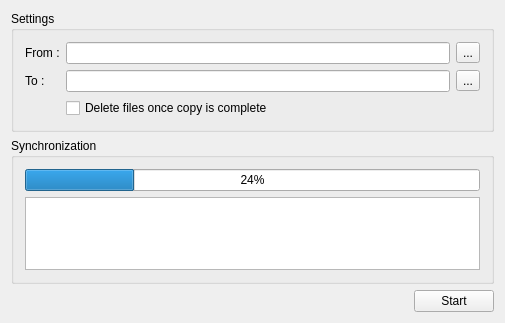
<?xml version="1.0" encoding="UTF-8"?>
<ui version="4.0">
 <class>PhotoSyncClass</class>
 <widget class="QMainWindow" name="PhotoSyncClass">
  <property name="geometry">
   <rect>
    <x>0</x>
    <y>0</y>
    <width>505</width>
    <height>323</height>
   </rect>
  </property>
  <property name="windowTitle">
   <string>PhotoSync</string>
  </property>
  <property name="windowIcon">
   <iconset>
    <normaloff>:/PhotoSync/PhotoSync.png</normaloff>:/PhotoSync/PhotoSync.png</iconset>
  </property>
  <widget class="QWidget" name="centralWidget">
   <layout class="QGridLayout" name="mainLayout">
    <item row="0" column="0">
     <widget class="QGroupBox" name="SettingsBox">
      <property name="title">
       <string>Settings</string>
      </property>
      <layout class="QGridLayout" name="settingsLayout">
       <item row="1" column="0">
        <widget class="QLabel" name="exportLabel">
         <property name="text">
          <string>To :</string>
         </property>
        </widget>
       </item>
       <item row="0" column="1">
        <widget class="QLineEdit" name="importEdit"/>
       </item>
       <item row="1" column="2">
        <widget class="QToolButton" name="exportToolButton">
         <property name="text">
          <string>...</string>
         </property>
        </widget>
       </item>
       <item row="0" column="2">
        <widget class="QToolButton" name="importToolButton">
         <property name="text">
          <string>...</string>
         </property>
        </widget>
       </item>
       <item row="0" column="0">
        <widget class="QLabel" name="importLabel">
         <property name="text">
          <string>From :</string>
         </property>
        </widget>
       </item>
       <item row="1" column="1">
        <widget class="QLineEdit" name="exportEdit"/>
       </item>
       <item row="2" column="1">
        <widget class="QCheckBox" name="deleteCheckBox">
         <property name="enabled">
          <bool>true</bool>
         </property>
         <property name="text">
          <string>Delete files once copy is complete</string>
         </property>
         <property name="tristate">
          <bool>false</bool>
         </property>
        </widget>
       </item>
      </layout>
     </widget>
    </item>
    <item row="4" column="0">
     <layout class="QHBoxLayout" name="buttonLayout">
      <property name="bottomMargin">
       <number>0</number>
      </property>
      <item>
       <spacer name="horizontalSpacer">
        <property name="orientation">
         <enum>Qt::Orientation::Horizontal</enum>
        </property>
        <property name="sizeHint" stdset="0">
         <size>
          <width>40</width>
          <height>20</height>
         </size>
        </property>
       </spacer>
      </item>
      <item>
       <widget class="QPushButton" name="startButton">
        <property name="text">
         <string>Start</string>
        </property>
       </widget>
      </item>
     </layout>
    </item>
    <item row="1" column="0" rowspan="2">
     <widget class="QGroupBox" name="SynchronizationBox">
      <property name="title">
       <string>Synchronization</string>
      </property>
      <layout class="QGridLayout" name="SynchronizationLayout">
       <item row="1" column="0">
        <widget class="QTextEdit" name="textEditOutput">
         <property name="undoRedoEnabled">
          <bool>false</bool>
         </property>
         <property name="readOnly">
          <bool>true</bool>
         </property>
        </widget>
       </item>
       <item row="0" column="0">
        <widget class="QProgressBar" name="progressBar">
         <property name="value">
          <number>24</number>
         </property>
        </widget>
       </item>
      </layout>
     </widget>
    </item>
   </layout>
  </widget>
 </widget>
 <layoutdefault spacing="6" margin="11"/>
 <resources>
  <include location="PhotoSync.qrc"/>
 </resources>
 <connections/>
</ui>
